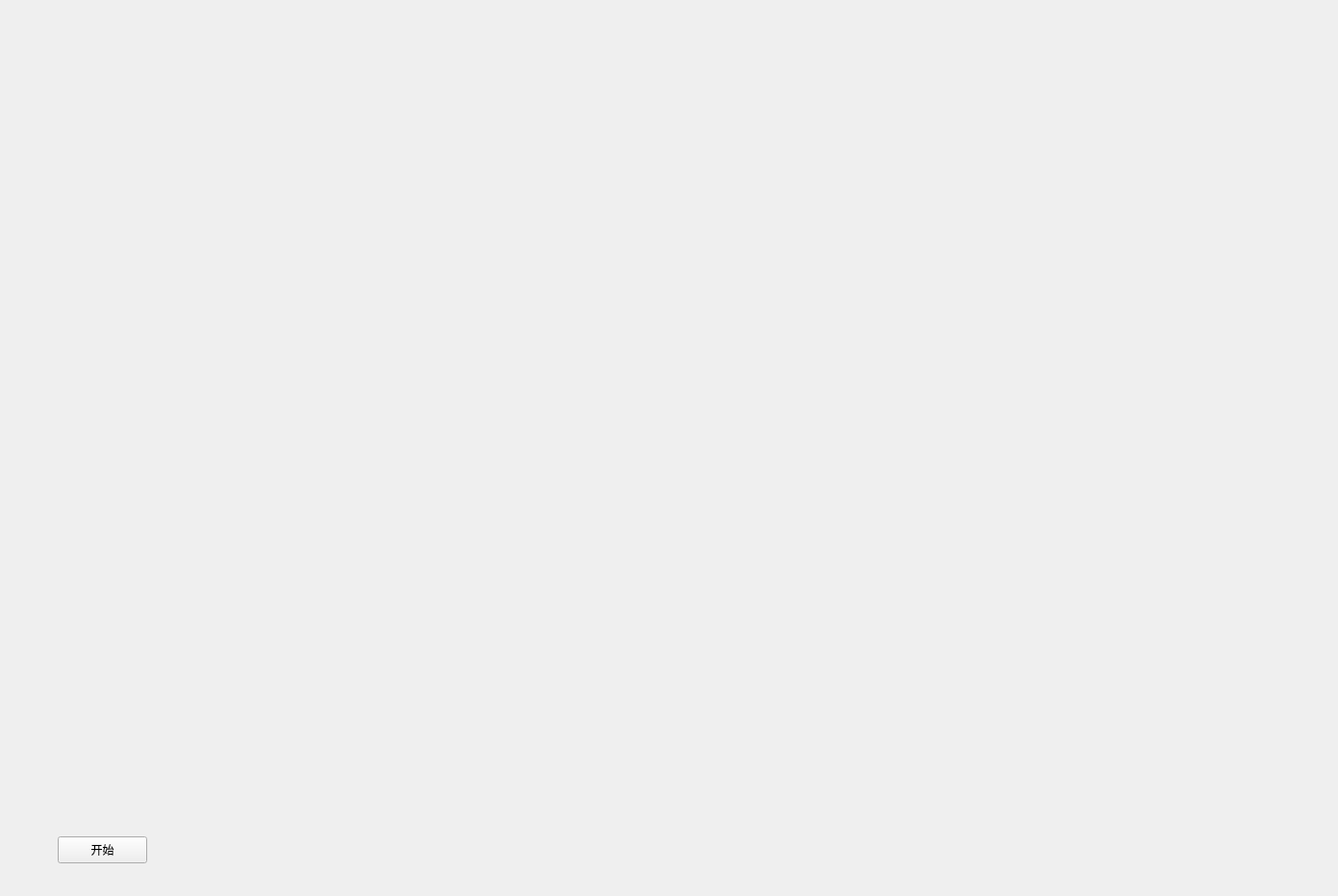
<?xml version="1.0" encoding="UTF-8"?>
<ui version="4.0">
 <class>PlayerClass</class>
 <widget class="QWidget" name="PlayerClass">
  <property name="geometry">
   <rect>
    <x>0</x>
    <y>0</y>
    <width>1391</width>
    <height>932</height>
   </rect>
  </property>
  <property name="windowTitle">
   <string>Player</string>
  </property>
  <widget class="QPushButton" name="pb_begin">
   <property name="geometry">
    <rect>
     <x>60</x>
     <y>870</y>
     <width>93</width>
     <height>28</height>
    </rect>
   </property>
   <property name="text">
    <string>开始</string>
   </property>
  </widget>
  <widget class="QLabel" name="lb_video">
   <property name="geometry">
    <rect>
     <x>50</x>
     <y>50</y>
     <width>1261</width>
     <height>781</height>
    </rect>
   </property>
   <property name="text">
    <string/>
   </property>
   <property name="scaledContents">
    <bool>true</bool>
   </property>
  </widget>
 </widget>
 <layoutdefault spacing="6" margin="11"/>
 <resources>
  <include location="Player.qrc"/>
 </resources>
 <connections>
  <connection>
   <sender>pb_begin</sender>
   <signal>clicked()</signal>
   <receiver>PlayerClass</receiver>
   <slot>pb_begin()</slot>
   <hints>
    <hint type="sourcelabel">
     <x>106</x>
     <y>614</y>
    </hint>
    <hint type="destinationlabel">
     <x>191</x>
     <y>612</y>
    </hint>
   </hints>
  </connection>
 </connections>
 <slots>
  <slot>pb_begin()</slot>
 </slots>
</ui>
